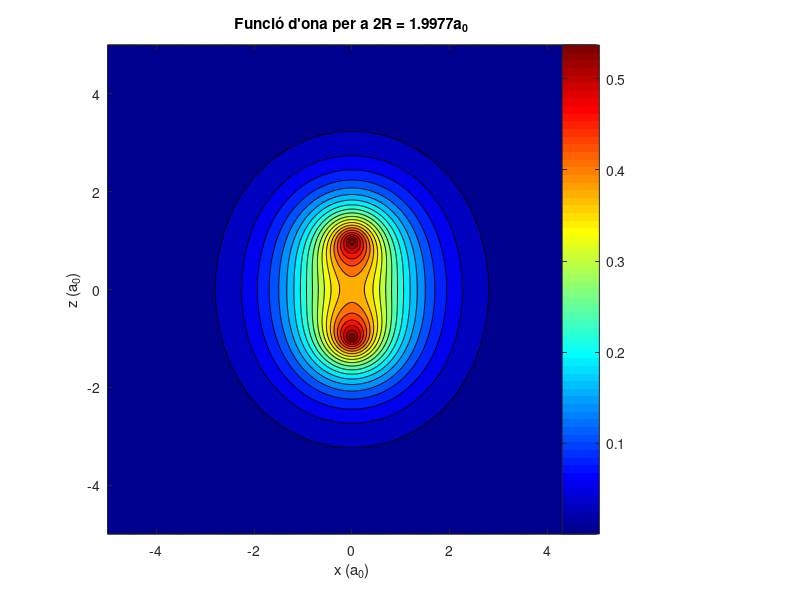

The MATLAB script that drew this image:
%% ========================================================================
%  GRAFICACIÓ DE LA FUNCIÓ D'ONA EXACTA DE L'ELECTRÓ (BATES / JAFFÉ / HYLLERAAS)
%  ========================================================================
clear; clc; close all;
% --- 1. Constants Físiques i Paràmetres de l'estat d'equilibri (H2+) ---
alpha = 7.2973525693e-3; 
hc = 197.3269804e6; % eV·fm
me = 0.51099895e6;  % eV
a0 = hc / (me * alpha); % fm
% Prenem els valors clàssics d'equilibri obtinguts del mètode exacte
% per a evitar dependències de funcions externes:
dosRa0_eq = 1.9977;          % Distància internuclear d'equilibri (2R/a0)
R_eq = dosRa0_eq / 2;      % R en unitats d'a0
E_total = -16.3985231;        % Energia total calculada en eV
E1s = -alpha * hc / 2 / a0; % Energia de l'àtom d'H (~ -13.6057 eV)
% Conversió de l'energia electrònica a unitats atòmiques (Rydbergs/Hartrees equivalents)
E_elec = E_total - (alpha * hc / 2 / R_eq / a0); % Restem repulsió nuclear
C_param = (R_eq * a0)^2 * (-2 * me * E_elec / hc^2); % El paràmetre C adimensional
B_param = 4 * me / hc * alpha * (R_eq * a0);         % El paràmetre B adimensional
% --- 2. Càlcul dels coeficients de l'equació Angular g(eta) ---
% Resolem el problema de valors propis per a la matriu M (ordre 6x6)
N_angular = 4;
M = zeros(N_angular);
l_vals = 0:2:(2*N_angular-2); % Per a l'estat fonamental, només l parells per simetria g
for idx = 1:N_angular
    l = l_vals(idx);
    % Terme diagonal (sense A0)
    M(idx, idx) = -l*(l+1) + C_param * ((l+1)^2 / ((2*l+1)*(2*l+3)) + l^2 / (4*l^2-1));
    % Termes de la sub i superdiagonal
    if idx > 1
        l_prev = l_vals(idx-1);
        M(idx, idx-1) = C_param * (l*(l-1)) / ((2*l-3)*(2*l-1));
    end
    if idx < N_angular
        l_next = l_vals(idx+1);
        M(idx, idx+1) = C_param * ((l+2)*(l+1)) / ((2*l+5)*(2*l+3));
    end
end
% Els valors propis de -M corresponen a les constants de separació A0
[V_ang, D_ang] = eig(-M);
[A0_val, idx_A0] = min(diag(D_ang)); % El valor propi més baix és l'estat fonamental
c_coefs = V_ang(:, idx_A0);         % Coeficients c_l angulars
% --- 3. Càlcul dels coeficients de l'equació Radial f(xi) ---
N_radial = 8;
sigma = (B_param / (2 * sqrt(C_param))) - 1;
A = zeros(N_radial);
for n = 0:N_radial-1
    idx = n + 1;
    % Coeficient alfa_n multiplicat per (n+1)^2 per a fer la matriu del sistema lineal
    A(idx, idx) = -(2*n^2 + (4*sqrt(C_param) - 2*sigma)*n + C_param + A0_val - 2*sigma*sqrt(C_param) - sigma);
    if idx < N_radial
        A(idx, idx+1) = (n+1)^2;
    end
    if idx > 1
        A(idx, idx-1) = (n - sigma - 1)^2;
    end
end
% Busquem el nucli de la matriu A (sistema homogeni A*d = 0)
[V_rad, ~] = eig(A);
d_coefs = V_rad(:, 1); % Coeficients d_n radials (sèrie de Jaffé)
% --- 4. Construcció de la Malla Espacial en el Pla XZ ---
x_mesh = linspace(-5, 5, 500);
z_mesh = linspace(-5, 5, 500);
[X, Z] = meshgrid(x_mesh, z_mesh);
% Posicions reals dels nuclis (0, +R) i (0, -R)
nucli1_x = 0; nucli1_z =  R_eq;
nucli2_x = 0; nucli2_z = -R_eq;
% Distàncies atòmiques r1 i r2 des de cada punt de la malla
r1 = sqrt((X - nucli1_x).^2 + (Z - nucli1_z).^2);
r2 = sqrt((X - nucli2_x).^2 + (Z - nucli2_z).^2);
% Transformació a coordenades el·líptiques/esferoïdals prolates (xi, eta)
Xi = (r1 + r2) / (2 * R_eq);
Eta = (r1 - r2) / (2 * R_eq);
% Estabilització de contorns per a evitar divergències numèriques flotants
Xi(Xi < 1) = 1;
Eta(Eta > 1) = 1; Eta(Eta < -1) = -1;
% Variable de Jaffé u
U_var = (Xi - 1) ./ (Xi + 1);
% --- 5. Avaluació Numèrica de les Funcions d'Ona Exactes ---
F_xi = zeros(size(X));
G_eta = zeros(size(X));
% Avaluació de la part radial f(xi) combinant la sèrie de potències
omega_u = zeros(size(X));
for n = 0:N_radial-1
    omega_u = omega_u + d_coefs(n+1) * (U_var.^n);
end
F_xi = exp(-sqrt(C_param) * Xi) .* ((1 - U_var).^(-sigma)) .* omega_u;
% Avaluació de la part angular g(eta) combinant els Polinomis de Legendre
for idx = 1:N_angular
    l = l_vals(idx);
    % Generació del polinomi de Legendre d'ordre l de manera matricial
    P_l = legendre(l, Eta);
    % legendre() retorna una matriu on la primera fila és m=0
    P_l0 = squeeze(P_l(1, :, :)); 
    if l == 0, P_l0 = ones(size(Eta)); end % Cas base estable
    
    G_eta = G_eta + c_coefs(idx) * P_l0;
end
% Funció d'ona exacta total (Producte de les dues parts)
Psi_exacta = F_xi .* G_eta;
% Normalització visual del pic d'intensitat sobre el valor formal de l'orbital 1s
Psi_exacta = Psi_exacta / max(Psi_exacta(:)) * (1/sqrt(pi));
% --- 6. Generació dels Gràfics de Contorns 2D ---
figure('Position', [150, 150, 1100, 500], 'Name', 'Funció d''ona exacta H2+', 'NumberTitle', 'off');
contourf(X, Z, Psi_exacta, 20);
colorbar;
hold on;
xlabel('x (a_0)');
ylabel('z (a_0)');
title(sprintf('Funció d''ona per a 2R = %.4fa_0', dosRa0_eq));
axis equal;
colormap(jet);
